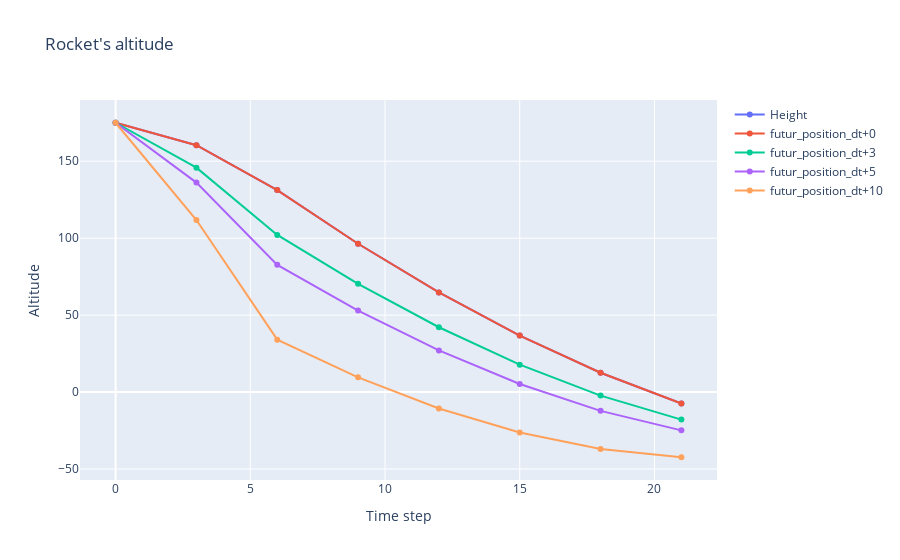

The cell this chart's notebook holds for it:
### Markdown cell above
# <span style="color:orange">Test different timestep for futur position</span>

### Code cell
# Try different timestep to compute furtur rocket position
for timestep in [3, 5, 10]:
    df_0["futur_position_dt+{0}".format(timestep)] = df_0["pos_y"] + df_0["speed_y"] * timestep
plot_rocket_altitude(df_0)

### Figure 1 — Plotly figure (JSON) as saved in the notebook; plotly's stock layout.template omitted (floating-point values rounded to 4 significant figures)
{"data": [{"mode": "lines+markers", "name": "Height", "type": "scatter", "x": [0, 3, 6, 9, 12, 15, 18, 21], "y": [175, 160.4, 131.3, 96.37, 64.76, 36.71, 12.56, -7.4]}, {"mode": "lines+markers", "name": "futur_position_dt+0", "type": "scatter", "x": [0, 3, 6, 9, 12, 15, 18, 21], "y": [175, 160.4, 131.3, 96.37, 64.76, 36.71, 12.56, -7.4]}, {"mode": "lines+markers", "name": "futur_position_dt+3", "type": "scatter", "x": [0, 3, 6, 9, 12, 15, 18, 21], "y": [175, 145.8, 102.1, 70.34, 42.14, 17.82, -2.294, -17.88]}, {"mode": "lines+markers", "name": "futur_position_dt+5", "type": "scatter", "x": [0, 3, 6, 9, 12, 15, 18, 21], "y": [175, 136.1, 82.66, 52.98, 27.07, 5.232, -12.19, -24.87]}, {"mode": "lines+markers", "name": "futur_position_dt+10", "type": "scatter", "x": [0, 3, 6, 9, 12, 15, 18, 21], "y": [175, 111.8, 34.06, 9.589, -10.63, -26.25, -36.94, -42.34]}], "layout": {"title": {"text": "Rocket's altitude"}, "xaxis": {"title": {"text": "Time step"}}, "yaxis": {"title": {"text": "Altitude"}}}}
